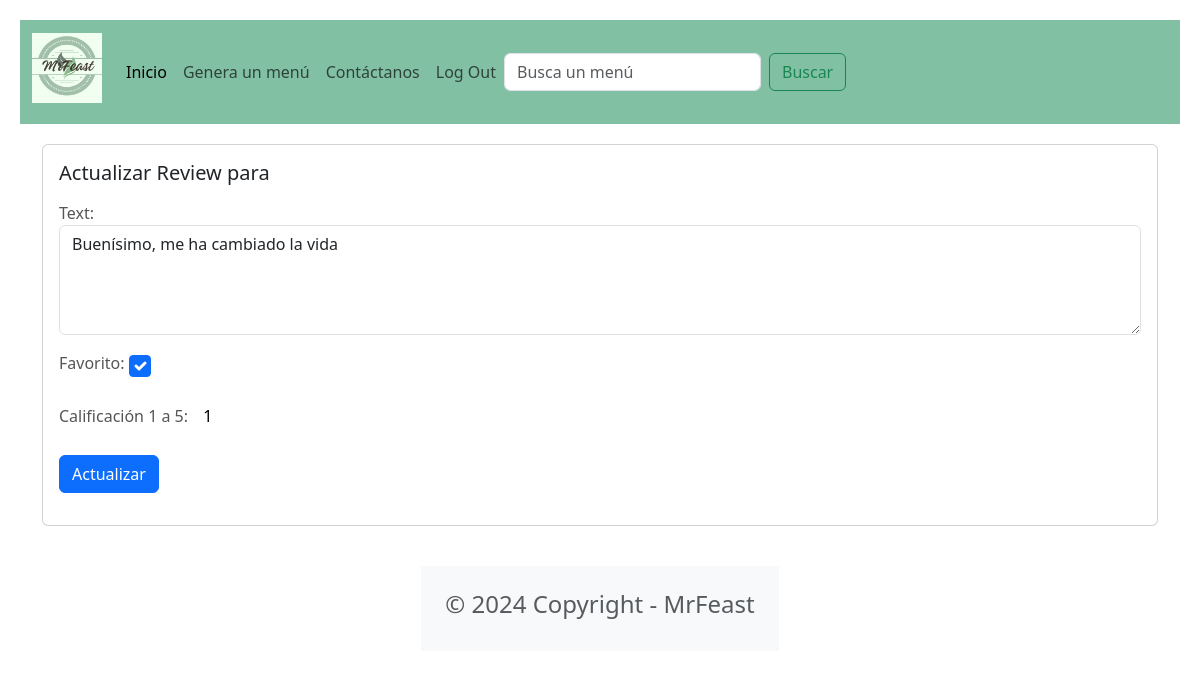
Screenshot of /portal/review/3 (signed in) with the database file from the repository.
### food/models.py (models this page shows, shortened)
class Review(models.Model):
    text = models.CharField(max_length=100)
    date = models.DateTimeField(auto_now_add=True)  # the current datetime will be automatically filled in
    user = models.ForeignKey(User,on_delete=models.CASCADE) # a user can create multiple reviews
    menu = models.ForeignKey(Menu,on_delete=models.CASCADE)
    favorito = models.BooleanField()
    calificacion = models.IntegerField(default = 1, validators=[MaxValueValidator(5), MinValueValidator(1)])

### food/views.py (the view, shortened to what this page needs)
# urls.py: path('portal/review/<int:review_id>', foodViews.updatereview, name='updatereview'),
@login_required
def updatereview(request, review_id):
    review = get_object_or_404(Review,pk=review_id,user=request.user)
    if request.method =='GET':
        form = ReviewForm(instance=review)
        return render(request, 'updatereview.html', {'review': review,'form':form})

### food/forms.py
class ReviewForm(ModelForm):
    def __init__(self, *args, **kwargs):
        super(ModelForm, self).__init__(*args, **kwargs)
        self.fields['text'].widget.attrs.update( {'class': 'form-control'})
        self.fields['favorito'].widget.attrs.update( {'class': 'form-check-input'})
        self.fields['calificacion']
    class Meta:
        model = Review
        fields = ['text','favorito', 'calificacion']
        labels = { 'favorito': ('Favorito'), 'calificacion':('Calificación 1 a 5') }
        widgets = { 'text': Textarea(attrs={'rows': 4}), }

### food/templates/updatereview.html (shortened to what this page needs)
{% extends 'base.html' %}
{% block content %}
<div class="card mb-3">
    <div class="row g-0">
        <div>
            <div class="card-body">
                <h5 class="card-title">
                    Actualizar Review para {{ review.movie.title }}
                </h5>
                <p class="card-text">
                    <form method="POST">
                        {{ form.as_p }}
                        <button type="submit" class="btn btn-primary">
                            Actualizar
                        </button>
                    </form>
                </p>
            </div>
        </div>
    </div>
</div>
{% endblock content %}

### food/templates/base.html (style rules this page uses)
input { padding: 10px; border: 1px solid #fff; border-radius: 5px; margin-right: 10px; }
button { padding: 10px; background-color: #fff; color: #000000; border: none; border-radius: 5px; cursor: pointer; }
p { color: #555; }

### rows the page displays
Review: text "Buenísimo, me ha cambiado la vida", favorito "☑", calificacion "1"
